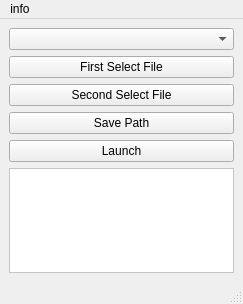
<?xml version="1.0" encoding="UTF-8"?>
<ui version="4.0">
 <class>MainWindow</class>
 <widget class="QMainWindow" name="MainWindow">
  <property name="geometry">
   <rect>
    <x>0</x>
    <y>0</y>
    <width>243</width>
    <height>304</height>
   </rect>
  </property>
  <property name="windowTitle">
   <string>MainWindow</string>
  </property>
  <property name="styleSheet">
   <string notr="true"/>
  </property>
  <widget class="QWidget" name="centralwidget">
   <property name="focusPolicy">
    <enum>Qt::ClickFocus</enum>
   </property>
   <layout class="QFormLayout" name="formLayout">
    <item row="0" column="0" colspan="2">
     <widget class="QComboBox" name="comboBox"/>
    </item>
    <item row="1" column="0" colspan="2">
     <widget class="QPushButton" name="btn_first">
      <property name="text">
       <string>First Select File</string>
      </property>
     </widget>
    </item>
    <item row="2" column="0" colspan="2">
     <widget class="QPushButton" name="btn_second">
      <property name="text">
       <string>Second Select File</string>
      </property>
     </widget>
    </item>
    <item row="4" column="0" colspan="2">
     <widget class="QPushButton" name="btn_launch">
      <property name="text">
       <string>Launch</string>
      </property>
     </widget>
    </item>
    <item row="5" column="0" colspan="2">
     <widget class="QTextBrowser" name="textBrowser">
      <property name="styleSheet">
       <string notr="true">background-color: white;</string>
      </property>
      <property name="frameShape">
       <enum>QFrame::StyledPanel</enum>
      </property>
     </widget>
    </item>
    <item row="3" column="0" colspan="2">
     <widget class="QPushButton" name="btn_save">
      <property name="text">
       <string>Save Path</string>
      </property>
     </widget>
    </item>
   </layout>
  </widget>
  <widget class="QMenuBar" name="menubar">
   <property name="geometry">
    <rect>
     <x>0</x>
     <y>0</y>
     <width>243</width>
     <height>22</height>
    </rect>
   </property>
   <widget class="QMenu" name="menuinfo">
    <property name="title">
     <string>info</string>
    </property>
    <addaction name="actionclose"/>
   </widget>
   <addaction name="menuinfo"/>
  </widget>
  <widget class="QStatusBar" name="statusbar"/>
  <action name="actionversion">
   <property name="text">
    <string>Open</string>
   </property>
  </action>
  <action name="actionclose">
   <property name="text">
    <string>Close</string>
   </property>
  </action>
 </widget>
 <resources/>
 <connections/>
</ui>
